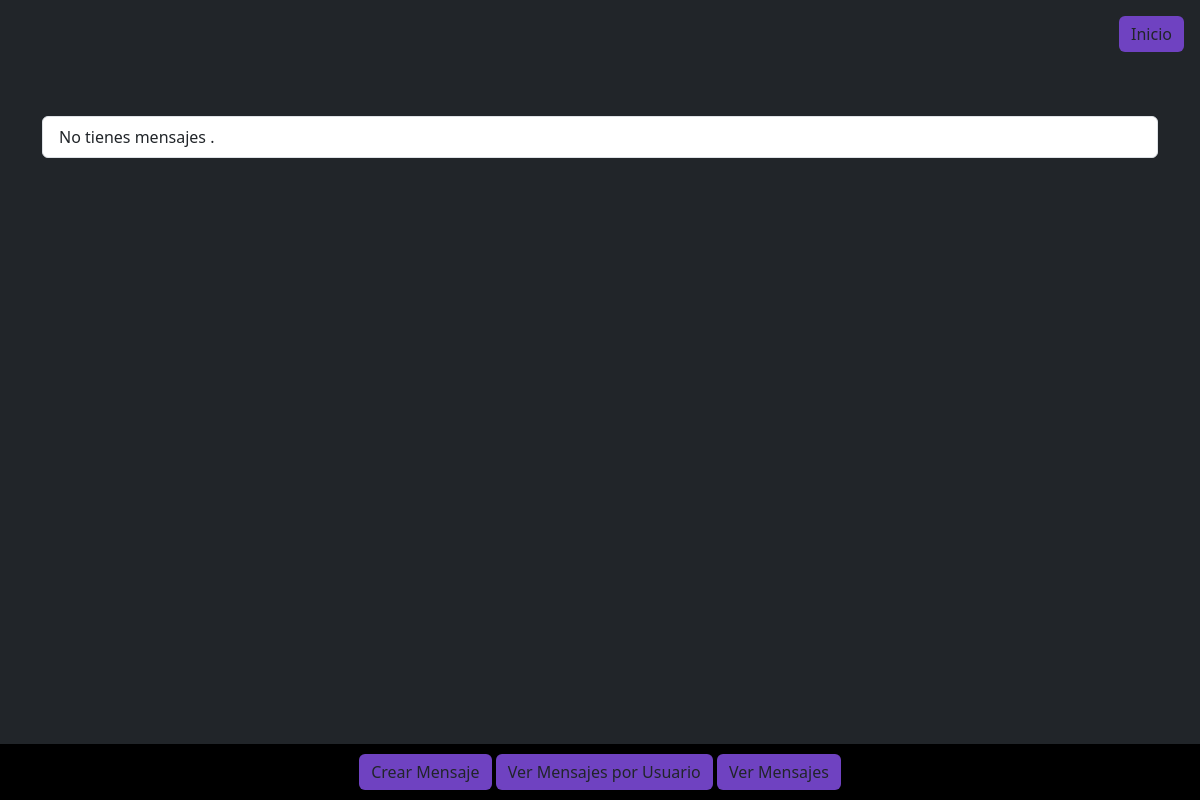
The app's page /, older data.
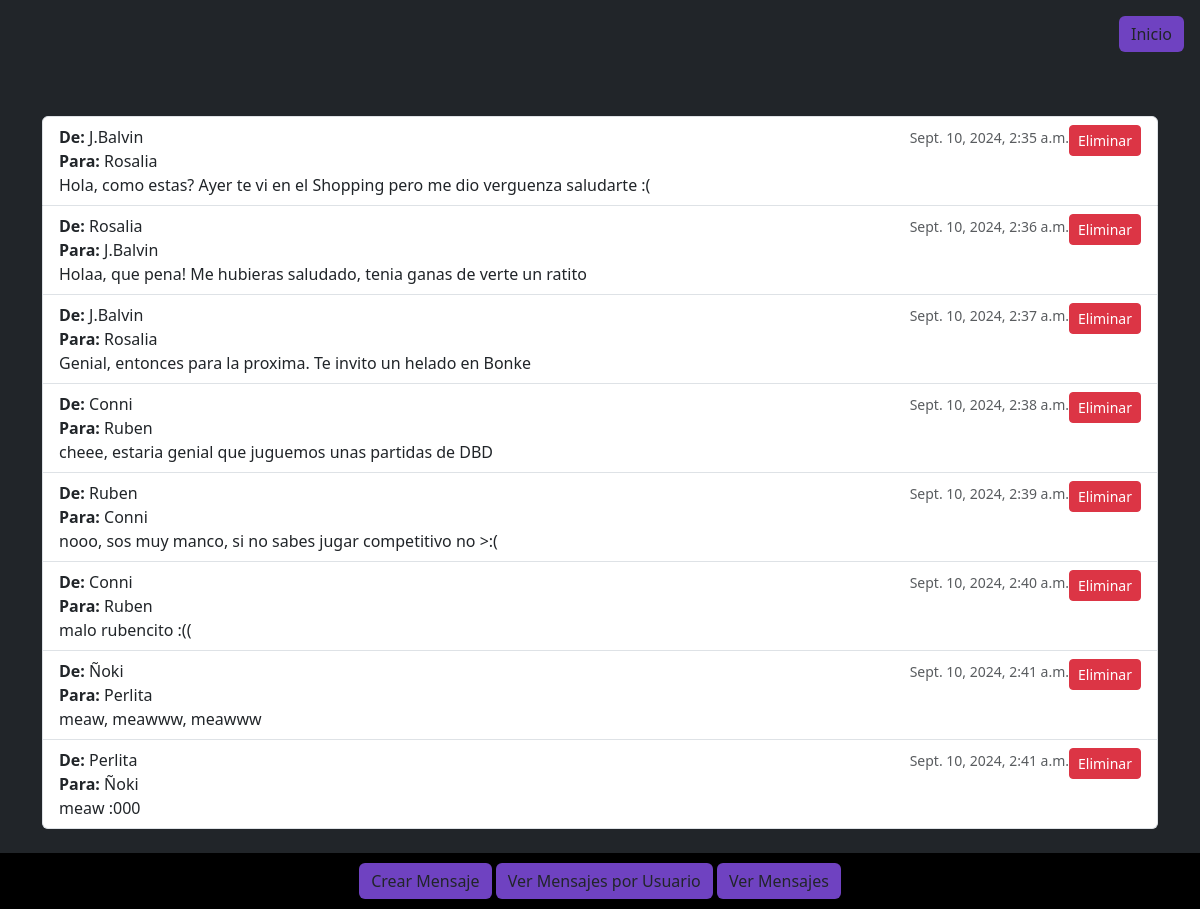
The same page, newer data.
### mensajes/models.py (models this page shows)
class Mensaje (models.Model):
    texto = models.TextField()
    remitente = models.CharField(max_length=1000)
    destinatario = models.CharField(max_length=1000)
    fecha_hora_envio = models.DateTimeField(default=timezone.now)

### mensajes/views.py (the view)
# urls.py: path('', views.VerMensajesView.as_view(), name='verMensajes'),
class VerMensajesView(View):
    def get(self,request):
        mensajes = Mensaje.objects.all()
        return render(request,'mensajes/verMensajes.html',{'mensajes':mensajes})

### mensajes/templates/mensajes/verMensajes.html (shortened to what this page needs)
{% extends 'mensajes/mensajes.html' %}
{% block content %}
    <div class="container">
        <ul class="list-group">
            {% for mensaje in mensajes %}
                <li class="list-group-item d-flex justify-content-between align-items-start">
                    <div class="flex-grow-1">
                        <strong>De:</strong> {{ mensaje.remitente }}<br>
                        <strong>Para:</strong> {{ mensaje.destinatario }}<br>
                        <span>{{ mensaje.texto }}</span>
                    </div>
                    <div class="text-end" style="min-width: 120px;">
                        <small class="text-muted">{{ mensaje.fecha_hora_envio }}</small>
                    </div>
                    <form action="{% url 'mensajes:eliminarMensaje' mensaje.id %}" method="post" style="display:inline;">
                        <button type="submit" class="btn btn-danger btn-sm">Eliminar</button>
                    </form>
                </li>
            {% empty %}
                <li class="list-group-item">No tienes mensajes {{ tipo }}.</li>
            {% endfor %}
        </ul>
    </div>
{% endblock %}

### mensajes/templates/mensajes/mensajes.html (shortened to what this page needs)
<!DOCTYPE html>
<html lang="es">
<head>
    <link href="https://cdn.jsdelivr.net/npm/bootstrap@5.3.3/dist/css/bootstrap.min.css" rel="stylesheet">
</head>
<body class="d-flex flex-column min-vh-100">
    <div class="d-flex justify-content-end p-3">
        <a href="{% url 'mensajes:verMensajes' %}" class="btn btn-custom">Inicio</a>
    </div>
    <div class="content flex-fill">
        {% block content %}{% endblock %}
    </div>
    <div class="button-container text-center">
        <div class="container">
            <a href="{% url 'mensajes:crearMensaje' %}" class="btn btn-custom">Crear Mensaje</a>
            <a href="{% url 'mensajes:verMensajesUsuario' %}" class="btn btn-custom">Ver Mensajes por Usuario</a>
            <a href="{% url 'mensajes:verMensajes' %}" class="btn btn-custom">Ver Mensajes</a>
        </div>
    </div>
</body>
</html>

### mensajes/templates/mensajes/mensajes.html (style rules this page uses)
body { background-color: #212529; color: white; }
.content { padding-bottom: 80px; }
.btn-custom { background-color: #6f42c1; border: none; }
.button-container { background-color: black; padding: 10px 10px; position: absolute; bottom: 0; width: 100%; }

Row changes from the older to the newer data that the page shows:
added Mensaje: remitente "J.Balvin", destinatario "Rosalia", texto "Hola, como estas? Ayer te vi en el Shopping pero me dio verguenza saludarte :(", fecha_hora_envio "Sept. 10, 2024, 2:35 a.m."
added Mensaje: remitente "Rosalia", destinatario "J.Balvin", texto "Holaa, que pena! Me hubieras saludado, tenia ganas de verte un ratito", fecha_hora_envio "Sept. 10, 2024, 2:36 a.m."
added Mensaje: remitente "J.Balvin", destinatario "Rosalia", texto "Genial, entonces para la proxima. Te invito un helado en Bonke", fecha_hora_envio "Sept. 10, 2024, 2:37 a.m."
added Mensaje: remitente "Conni", destinatario "Ruben", texto "cheee, estaria genial que juguemos unas partidas de DBD", fecha_hora_envio "Sept. 10, 2024, 2:38 a.m."
added Mensaje: remitente "Ruben", destinatario "Conni", texto "nooo, sos muy manco, si no sabes jugar competitivo no >:(", fecha_hora_envio "Sept. 10, 2024, 2:39 a.m."
added Mensaje: remitente "Conni", destinatario "Ruben", texto "malo rubencito :((", fecha_hora_envio "Sept. 10, 2024, 2:40 a.m."
added Mensaje: remitente "Ñoki", destinatario "Perlita", texto "meaw, meawww, meawww", fecha_hora_envio "Sept. 10, 2024, 2:41 a.m."
added Mensaje: remitente "Perlita", destinatario "Ñoki", texto "meaw :000", fecha_hora_envio "Sept. 10, 2024, 2:41 a.m."
Text that changed along with them:
text no longer shown: "No tienes mensajes ."
